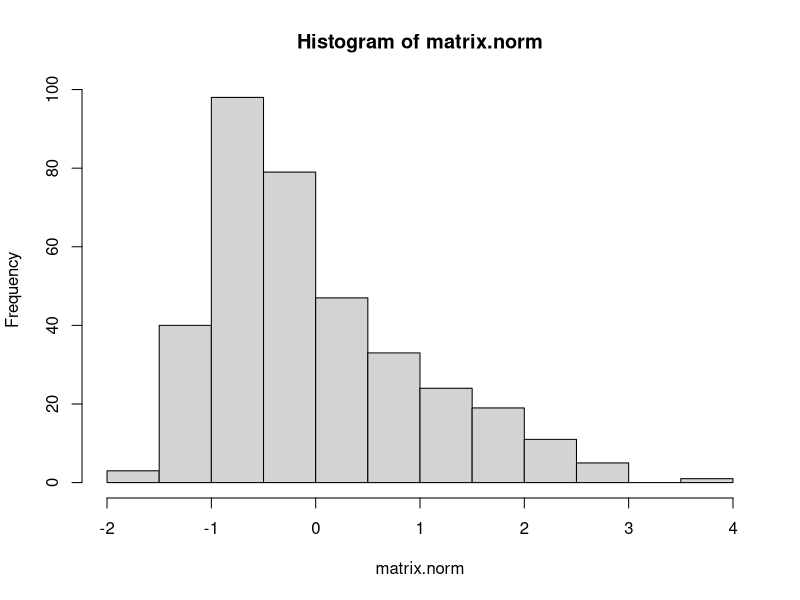
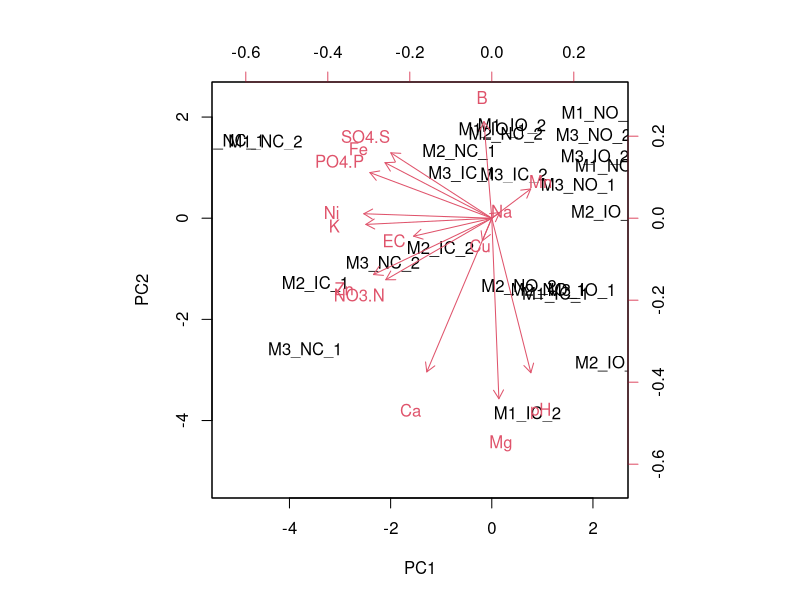
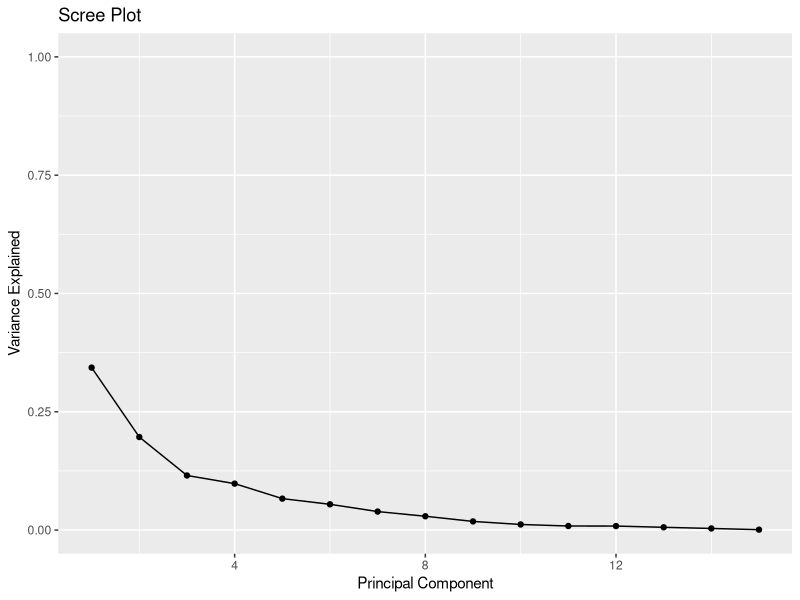
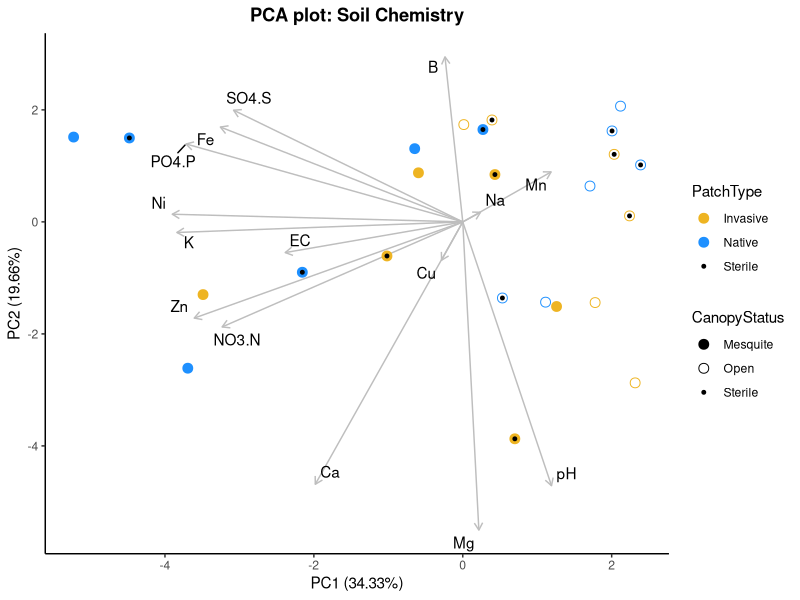
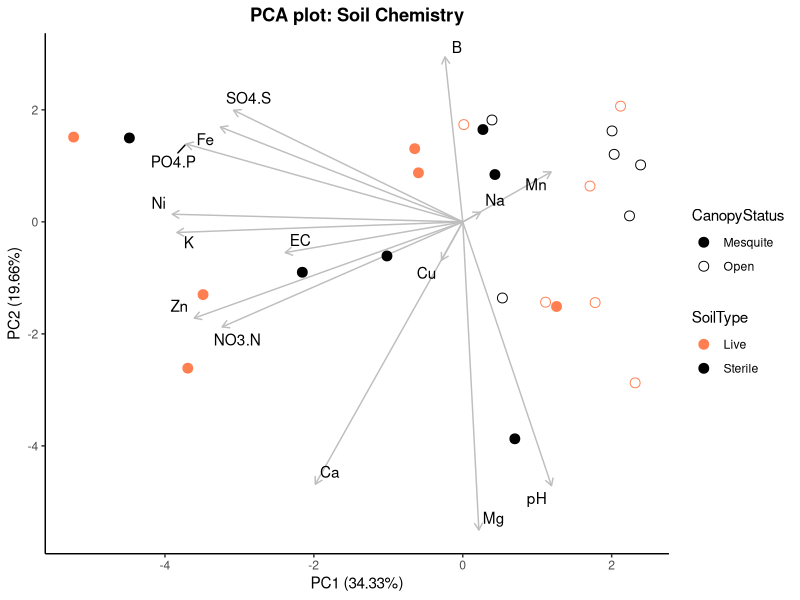
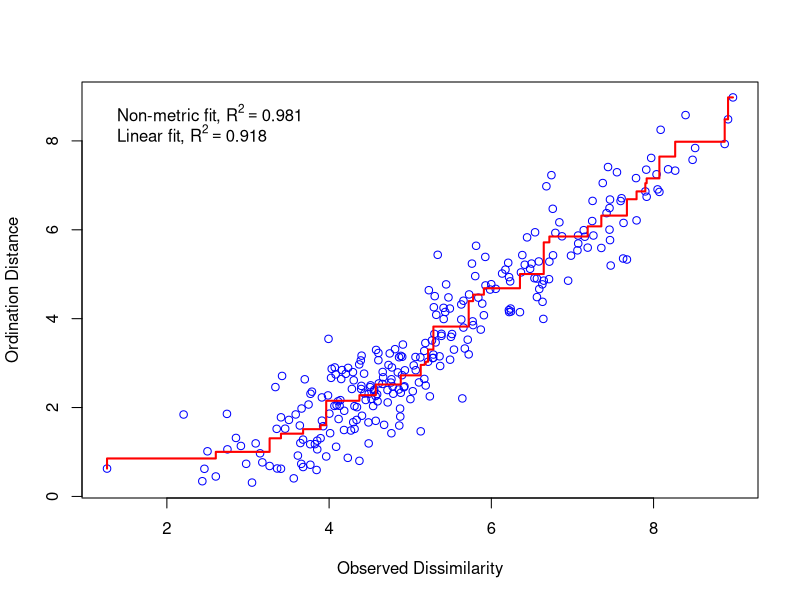
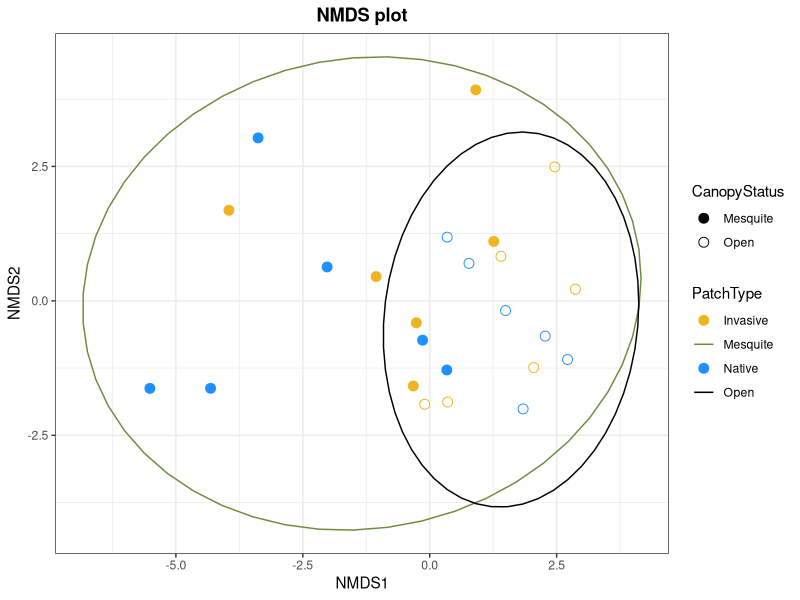
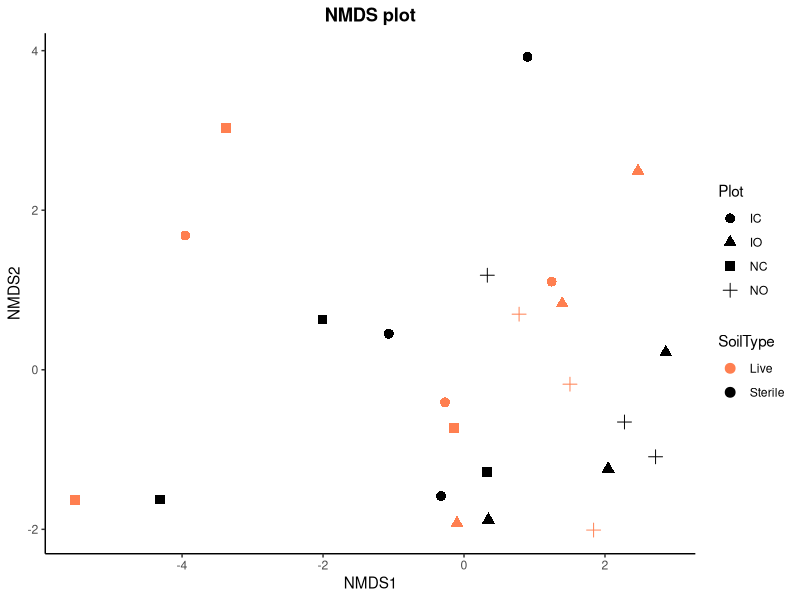

Write R code to recreate these figures, in order.
#Monsoon Soil Chemistry

# PCA/ NMDS
#Taylor Portman
#22OCT22

#Read in libraries
library(dplyr)
library(ggplot2)
library(tidyr)
library(ggrepel)
library(tibble)
library(vegan)

#Set working directory
setwd("/Volumes/GoogleDrive/My Drive/projects/MastersThesis/R/SRER_FieldExperiment")

#Read in data
norm.matrix<-read.csv("data_clean/MonsoonSoilChem_NormalizedMatrix.csv", row.names = 1)
metadata<-read.csv("data_clean/MonsoonSoilMetadata_Clean.csv")


#Figure save file path
figures= 'MonsoonSoilChemistry/figures'

# PCA: CanopyStatus ---------------------------------------------------------------------
#PCA

matrix.norm<-scale(norm.matrix)
hist(matrix.norm)


results<-prcomp(matrix.norm)

biplot(results, scale = 0)

# Extract loadings of the variables
PCAloadings <- data.frame(Variables = rownames(results$rotation), results$rotation)
PCAloadings.sig<-PCAloadings
#calculate total variance explained by each principal component
var_explained = results$sdev^2 / sum(results$sdev^2)

#create scree plot
qplot(c(1:15), var_explained) + 
  geom_line() + 
  xlab("Principal Component") + 
  ylab("Variance Explained") +
  ggtitle("Scree Plot") +
  ylim(0, 1)

#Extract PC1 and PC2 for PCA plot
metadata$SampleID<- as.factor(metadata$SampleID)
pca_coordinates <- as_tibble(results$x)
pca_coordinates$SampleID <- rownames(results$x)
# Merge with metadata
pca_coordinates <- left_join(pca_coordinates, metadata, by ='SampleID')
# Prepare axis labels for PCA
pc1 <- paste0('PC1 (', round(var_explained[1]*100, digits = 2), '%)')
pc2 <- paste0('PC2 (', round(var_explained[2]*100, digits = 2), '%)')


shapes<-c("Mesquite"=19, "Open"=1,  "Sterile"=19, "Live"= NA)
colors<-c("Invasive"="goldenrod2", "Native"="dodgerblue","Sterile"="black", "Live"="white")

pca_sterile<-pca_coordinates%>%
  filter(SoilType=="Sterile")
# Plot Individuals PCA
pca_plot <- ggplot(pca_coordinates,
                   aes(x = PC1,
                       y = PC2)) +
  geom_segment(data = PCAloadings.sig, aes(x = 0, y = 0, xend = (PC1*10),
                                       yend = (PC2*10)), arrow = arrow(length = unit(1/2, "picas")),
               color = "grey")+
  theme_classic() +
  geom_text_repel(data=PCAloadings.sig, 
                  x = (PCAloadings.sig$PC1*10), 
                  y = (PCAloadings.sig$PC2*10),
                  label=PCAloadings.sig$Variables, max.overlaps = 12)+
  #geom_text_repel(
   # label=pca_coordinates$MesquiteNum, max.overlaps = 12)+
  geom_point(aes(color = PatchType,
                 shape = CanopyStatus),
             size = 3) +
  scale_shape_manual(values=shapes)+
  scale_color_manual(values=colors)+
  geom_point(data=pca_sterile, aes(color=SoilType, shape=SoilType),size=1)+
  theme(plot.title = element_text(face = 'bold', hjust = 0.5))+
  labs(title = 'PCA plot: Soil Chemistry',
       x = pc1,
       y = pc2)
pca_plot

#Save to figures folder
fileName = paste(figures, 'PCA_withSigArrows_All.png',sep = '/')
ggsave(fileName, pca_plot, dpi = 800,width= 18, height=12, units=c('cm'))

# PCA: SoilType ---------------------------------------------------------------------
#PCA
# Extract loadings of the variables
PCAloadings.sig<-PCAloadings

shapes<-c("Mesquite"=19, "Open"=1)
colors<-c("Live"="coral", "Sterile"="black")

# Plot Individuals PCA
pca_plot2 <- ggplot(pca_coordinates,
                   aes(x = PC1,
                       y = PC2)) +
  geom_segment(data = PCAloadings.sig, aes(x = 0, y = 0, xend = (PC1*10),
                                           yend = (PC2*10)), arrow = arrow(length = unit(1/2, "picas")),
               color = "grey")+
  theme_classic() +
  geom_text_repel(data=PCAloadings.sig, 
                  x = (PCAloadings.sig$PC1*10), 
                  y = (PCAloadings.sig$PC2*10),
                  label=PCAloadings.sig$Variables, max.overlaps = 12)+
  geom_point(aes(color = SoilType,
                 shape = CanopyStatus),
             size = 3) +
  scale_shape_manual(values=c(19,1))+
  scale_color_manual(values=colors)+
  theme(plot.title = element_text(face = 'bold', hjust = 0.5))+
  labs(title = 'PCA plot: Soil Chemistry',
       x = pc1,
       y = pc2)
pca_plot2

#Save to figures folder
fileName = paste(figures, 'PCA_SoilType.png',sep = '/')
ggsave(fileName, pca_plot2, dpi = 800,width= 18, height=12, units=c('cm'))


# NMDS --------------------------------------------------------------------
nmds.matrix <- matrix.norm
dm.method <- 'eucl'
# distance matrix by Bray 

dm <- vegdist(nmds.matrix, method=dm.method)
nmds <- metaMDS(dm,
                k = 2,
                maxit = 999,
                trymax = 500,
                wascores = TRUE)
stressplot(nmds)
# Extract nmds scores for plotting and add metadata
nmds.scores <- as.data.frame(scores(nmds, display = 'sites'))
nmds.scores <- rownames_to_column(nmds.scores, var = 'SampleID')
nmds.scores <- left_join(nmds.scores, metadata, by = 'SampleID')

colors<-c("Invasive"="goldenrod2", "Native"="dodgerblue", "Open"="black", "Mesquite"="darkolivegreen4")

# Permanova ---------------------------------------------------------------
rownames(metadata) <- metadata$SampleID
set.seed(456)
permanova <- adonis2(dm ~ SoilType+PatchType+CanopyStatus, 
                    data= metadata, 
                    permutations=999, 
                    method="eucl")
permanova

# Plot NMDS ---------------------------------------------------------------
nmds_plot <- ggplot(nmds.scores,
                    aes(x = NMDS1,
                        y = NMDS2,
                        color = PatchType,
                        shape = CanopyStatus)) +
  geom_jitter(size = 3, width = 0.01) +
  stat_ellipse(aes(group=CanopyStatus, color=CanopyStatus))+
  scale_shape_manual(values=shapes)+
  scale_color_manual(values=colors) +
  theme_bw() +
  theme(plot.title = element_text(face = 'bold', hjust = 0.5))+
  labs(title = 'NMDS plot')
nmds_plot
#Save to figures folder
fileName = paste(figures, 'NMDS_PatchType_CanopyStatusElipse.png',sep = '/')
ggsave(fileName, nmds_plot, dpi = 800,width= 18, height=12, units=c('cm'))


#NMDS focus on Live vs Sterile Soils
nmds_plot2 <- ggplot(nmds.scores,
                     aes(x = NMDS1,
                         y = NMDS2,
                         color = SoilType,
                         shape = Plot)) +
  geom_jitter(size = 3, width = 0.01) +
  scale_color_manual(values=c("coral", "black")) +
  theme_classic() +
  theme(plot.title = element_text(face = 'bold', hjust = 0.5))+
  labs(title = 'NMDS plot')
nmds_plot2
#Save to figures folder
fileName = paste(figures, 'NMDS_SoilType.png',sep = '/')
ggsave(fileName, nmds_plot2, dpi = 800,width= 18, height=12, units=c('cm'))
